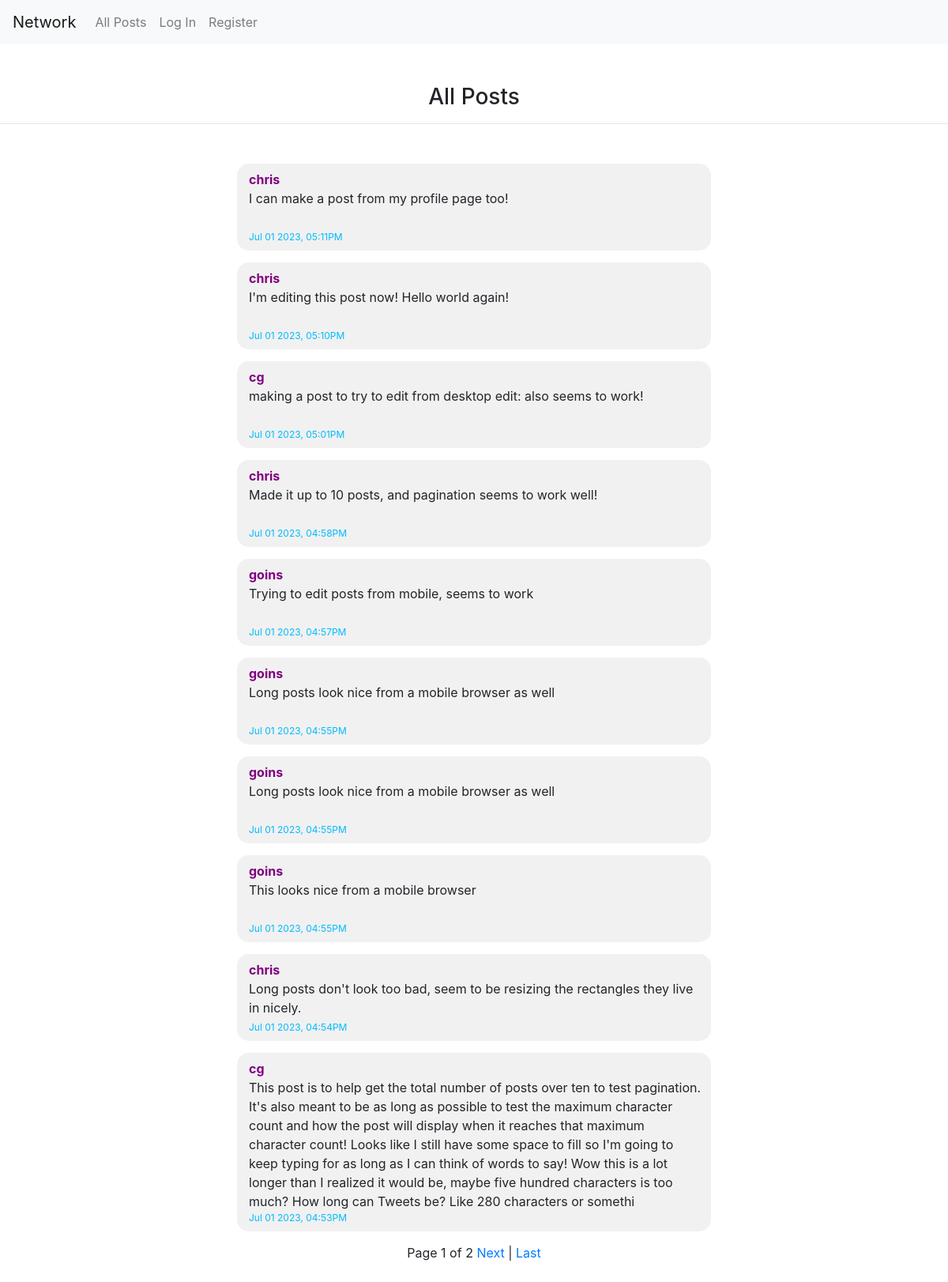
The page / on the database its author committed.
### network/models.py (models this page shows, shortened)
class Post(models.Model):
    user_id = models.ForeignKey(User, on_delete=models.CASCADE)
    post = models.TextField(max_length = 500)
    timestamp = models.CharField(max_length=24)
    fmtTime = models.CharField(max_length=24)

class User(AbstractUser):
    def __str__(self):
        return self.username

### network/views.py (the view)
# urls.py: path("", views.index, name="index"),
def index(request):
    if(request.method == "POST"):
        newPost = Post(user_id=request.user, post=request.POST['body'], timestamp=datetime.now(), fmtTime=datetime.now().strftime("%b %d %Y, %I:%M%p"))
        newPost.save()
    posts = Post.objects.all().order_by('-timestamp')
    paginator = Paginator(posts, 10)
    page = request.GET.get('page')
    pagedPosts = paginator.get_page(page)
    return render(request, "network/index.html", {'posts':pagedPosts})

### network/templates/network/index.html (shortened to what this page needs)
{% extends "network/layout.html" %}
{% load static %}
{% block body %}
    <div style="margin-top:50px; text-align:center">
        <h3>All Posts</h3>
        <hr>
    </div>
    <div id="content-field" style="margin-top:50px; text-align:center">
        {% for post in posts %}
            <div class="post" id="post_{{ post.id }}">
                <div style="font-weight:bold">
                    <a href="{% url 'profile' post.user_id %}" style="color:purple">{{ post.user_id }}</a>
                </div>
                <div name="post_body" id="post_body_{{ post.id }}" data-id="{{ post.id }}" style="flex-grow:1">{{ post.post }} </div>
                <div style="color:rgb(0, 187, 255); font-size:12px;">{{ post.fmtTime }}</div>
            </div>
        {% endfor %}
        Page {{ posts.number }} of {{ posts.paginator.num_pages }}
        {% if posts.has_next %}
            <a href="?page={{ posts.next_page_number }}">Next</a>
            |
            <a href="?page={{ posts.paginator.num_pages }}">Last</a>
        {% endif %}
    </div>
    <br><br><br>
{% endblock %}

### network/templates/network/layout.html (shortened to what this page needs)
{% load static %}
<!DOCTYPE html>
<html lang="en">
    <head>
        <link rel="stylesheet" href="https://stackpath.bootstrapcdn.com/bootstrap/4.4.1/css/bootstrap.min.css">
        <link href="{% static 'network/styles.css' %}" rel="stylesheet">
    </head>
    <body>
        <nav class="navbar navbar-expand-lg navbar-light bg-light">
            <a class="navbar-brand" href="{% url 'index' %}">Network</a>
            <div>
              <ul class="navbar-nav mr-auto">
                <li class="nav-item">
                  <a class="nav-link" href="{% url 'index' %}">All Posts</a>
                </li>
                {% if user.is_authenticated %}
                    <li class="nav-item">
                        <a class="nav-link" href="{% url 'following' %}">Following</a>
                    </li>
                    <li class="nav-item">
                        <a class="nav-link" href="{% url 'logout' %}">Log Out</a>
                    </li>
                {% else %}
                    <li class="nav-item">
                        <a class="nav-link" href="{% url 'login' %}">Log In</a>
                    </li>
                    <li class="nav-item">
                        <a class="nav-link" href="{% url 'register' %}">Register</a>
                    </li>
                {% endif %}
              </ul>
            </div>
          </nav>
        <div class="body">
            {% block body %}
            {% endblock %}
        </div>
    </body>
</html>

### network/static/network/styles.css (style rules this page uses)
.post { background-color:rgb(241, 241, 241); border-radius:15px; width:50%; min-height:110px; margin:auto; margin-bottom:15px; text-align:left; padding:8px; padding-left:15px; position:relative; display:flex; flex-direction:column; }

### rows shown on the page
Post: user_id "chris", post "I can make a post from my profile page too!", fmtTime "Jul 01 2023, 05:11PM"
Post: user_id "chris", post "I'm editing this post now! Hello world again!", fmtTime "Jul 01 2023, 05:10PM"
Post: user_id "cg", post "making a post to try to edit from desktop edit: also seems to work!", fmtTime "Jul 01 2023, 05:01PM"
Post: user_id "chris", post "Made it up to 10 posts, and pagination seems to work well!", fmtTime "Jul 01 2023, 04:58PM"
Post: user_id "goins", post "Trying to edit posts from mobile, seems to work", fmtTime "Jul 01 2023, 04:57PM"
Post: user_id "goins", post "Long posts look nice from a mobile browser as well", fmtTime "Jul 01 2023, 04:55PM"
Post: user_id "goins", post "Long posts look nice from a mobile browser as well", fmtTime "Jul 01 2023, 04:55PM"
Post: user_id "goins", post "This looks nice from a mobile browser", fmtTime "Jul 01 2023, 04:55PM"
Post: user_id "chris", post "Long posts don't look too bad, seem to be resizing the rectangles they live in nicely.", fmtTime "Jul 01 2023, 04:54PM"
Post: user_id "cg", post "This post is to help get the total number of posts over ten to test pagination. It's also meant to be as long as possible to test the maximum character count and how the post will display when it reaches that maximum character count! Looks like I still have some space to fill so I'm going to keep typing for as long as I can think of words to say! Wow this is a lot longer than I realized it would be, maybe five hundred characters is too much? How long can Tweets be? Like 280 characters or somethi", fmtTime "Jul 01 2023, 04:53PM"

### other values the page prints
{{ posts.number }} "1"
{{ posts.paginator.num_pages }} "2"
